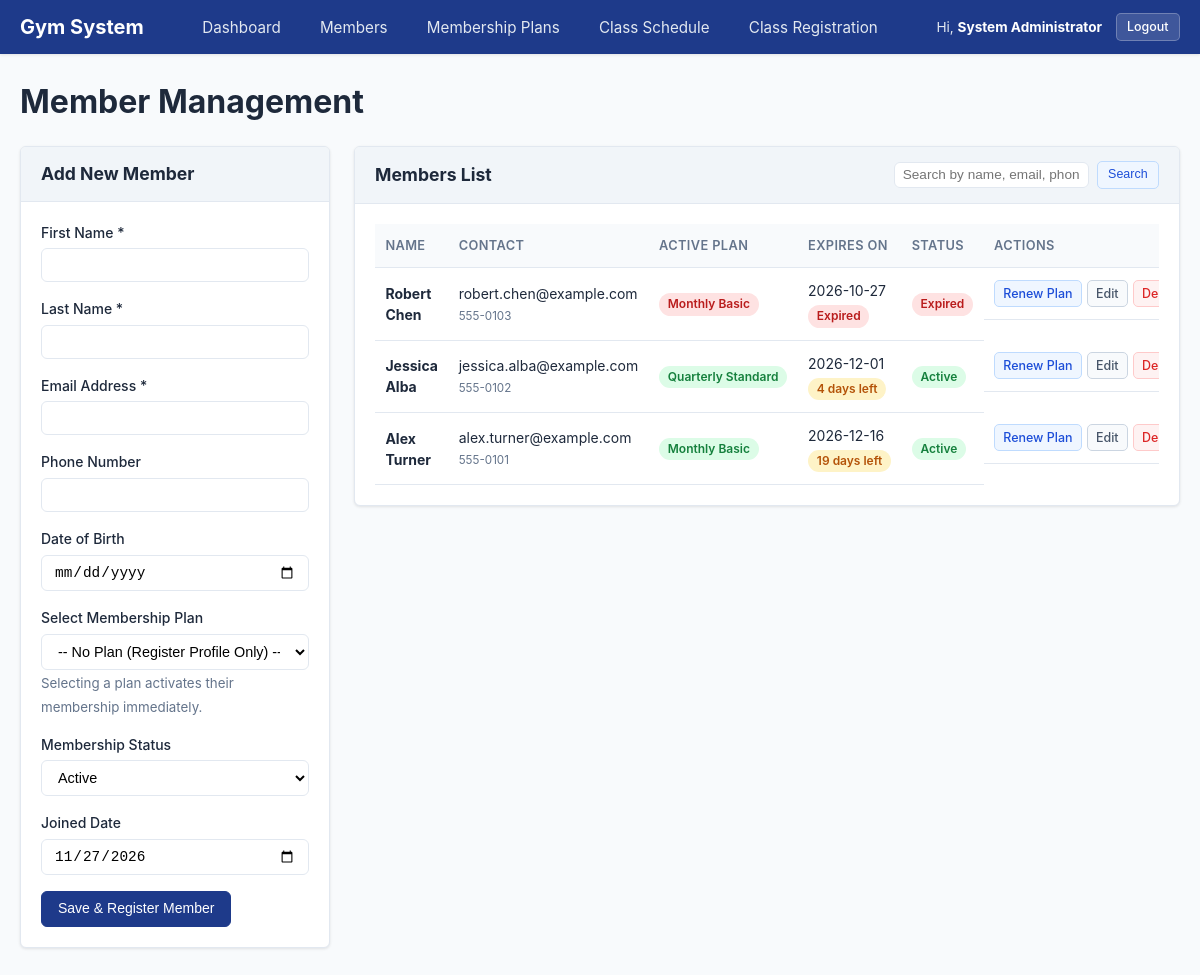
Page /pages/members.php (signed in) on the committed database.
### tables this page shows
CREATE TABLE IF NOT EXISTS `members` (
    `id` INT AUTO_INCREMENT PRIMARY KEY,
    `first_name` VARCHAR(50) NOT NULL,
    `last_name` VARCHAR(50) NOT NULL,
    `email` VARCHAR(100) NOT NULL UNIQUE,
    `phone` VARCHAR(20) NOT NULL,
    `date_of_birth` DATE NOT NULL,
    `status_id` INT NOT NULL,
    `joined_on` DATE NOT NULL,
    `created_at` TIMESTAMP DEFAULT CURRENT_TIMESTAMP,
    CONSTRAINT `fk_members_status` FOREIGN KEY (`status_id`) REFERENCES `member_statuses` (`id`) ON UPDATE CASCADE ON DELETE RESTRICT
);

CREATE TABLE IF NOT EXISTS `member_statuses` (
    `id` INT AUTO_INCREMENT PRIMARY KEY,
    `status_name` VARCHAR(50) NOT NULL UNIQUE,
    `created_at` TIMESTAMP DEFAULT CURRENT_TIMESTAMP
);

### includes/functions.php (called while the page is built, shortened)
<?php
function escape($value) {
    return htmlspecialchars((string)$value, ENT_QUOTES, 'UTF-8');
}
function sanitize_input($data) {
    return trim((string)$data);
}

### models/member.php (called while the page is built, shortened)
<?php
class Member {
    private $db_connection;
    public function __construct($db_connection) {
        $this->db_connection = $db_connection;
    }
    public function getAll($search_keyword = null) {
        $base_sql = "
            SELECT m.*, s.status_name,
                   p.plan_name,
                   ms.start_date AS membership_start,
                   ms.end_date AS membership_end,
                   ms.status AS membership_status,
                   DATEDIFF(ms.end_date, CURDATE()) AS days_remaining
            FROM members m
            JOIN member_statuses s ON m.status_id = s.id
            LEFT JOIN (
                SELECT m1.*
                FROM memberships m1
                INNER JOIN (
                    SELECT member_id, MAX(id) AS max_id
                    FROM memberships
                    GROUP BY member_id
                ) m2 ON m1.id = m2.max_id
            ) ms ON m.id = ms.member_id
            LEFT JOIN membership_plans p ON ms.plan_id = p.id
        ";
        $sql_query = $base_sql . " ORDER BY m.id DESC";
        $statement = $this->db_connection->prepare($sql_query);
        $statement->execute();
        return $statement->fetchAll();
    }
    public function getAllStatuses() {
        $sql_query = "SELECT * FROM member_statuses ORDER BY id ASC";
        $statement = $this->db_connection->prepare($sql_query);
        $statement->execute();
        return $statement->fetchAll();
    }
}

### pages/members.php (the view, shortened to what this page needs)
<?php
require_once __DIR__ . '/../includes/header.php';
require_once __DIR__ . '/../models/member.php';
$pdo_connection = getDbConnection();
$member_model = new Member($pdo_connection);
$membership_model = new Membership($pdo_connection);
$membership_model->syncExpiredMemberships();
$edit_member = null;
$renew_member = null;
$search_query = sanitize_input($_GET['search'] ?? '');
$member_list  = $member_model->getAll($search_query);
$statuses     = $member_model->getAllStatuses();
$all_plans    = $membership_model->getAllPlans();
?>
<div class="page-title-row">
    <h1>Member Management</h1>
</div>
<div class="row">
    <div class="col-form">
        <?php if ($renew_member): ?>
            <div class="card">
                <div class="card-header">
                    <h2>Renew / Assign Plan</h2>
                </div>
                <div class="card-body">
                    <p style="margin-bottom: 1rem;">
                        Member: <strong><?php echo escape($renew_member['first_name'] . ' ' . $renew_member['last_name']); ?></strong><br>
                        <small class="text-muted"><?php echo escape($renew_member['email']); ?></small>
                    </p>
                    <form method="POST" action="<?php echo escape(BASE_URL); ?>/pages/members.php" class="validated-form">
                        <input type="hidden" name="action_type" value="renew_plan">
                        <input type="hidden" name="renew_member_id" value="<?php echo escape($renew_member['id']); ?>">
                        <div class="form-group">
                            <label for="renew_plan_id">Select Plan *</label>
                            <select id="renew_plan_id" name="plan_id" required class="form-control">
                                <option value="">-- Choose Membership Plan --</option>
                                <?php foreach ($all_plans as $plan): ?>
                                    <option value="<?php echo escape($plan['id']); ?>">
                                        <?php echo escape($plan['plan_name'] . ' - $' . number_format((float)$plan['price'], 2) . ' (' . $plan['duration_days'] . ' days)'); ?>
                                    </option>
                                <?php endforeach; ?>
                            </select>
                        </div>
                        <div class="form-group">
                            <label for="renew_start_date">Start Date *</label>
                            <input type="date" id="renew_start_date" name="start_date" required class="form-control"
                                   value="<?php echo date('Y-m-d'); ?>">
                            <small class="text-muted">The expiration date will be automatically computed based on plan duration.</small>
                        </div>
                        <button type="submit" class="btn btn-primary">Activate / Renew Plan</button>
                        <a href="<?php echo escape(BASE_URL); ?>/pages/members.php" class="btn btn-secondary">Cancel</a>
                    </form>
                </div>
            </div>
        <?php else: ?>
            <div class="card">
                <div class="card-header">
                    <h2><?php echo $edit_member ? 'Edit Member' : 'Add New Member'; ?></h2>
                </div>
                <div class="card-body">
                    <form method="POST" action="<?php echo escape(BASE_URL); ?>/pages/members.php" class="validated-form">
                        <div class="form-group">
                            <label for="first_name">First Name *</label>
                            <input type="text" id="first_name" name="first_name" required class="form-control"
                                   value="<?php echo escape($edit_member['first_name'] ?? ''); ?>">
                        </div>
                        <div class="form-group">
                            <label for="last_name">Last Name *</label>
                            <input type="text" id="last_name" name="last_name" required class="form-control"
                                   value="<?php echo escape($edit_member['last_name'] ?? ''); ?>">
                        </div>
                        <div class="form-group">
                            <label for="email">Email Address *</label>
                            <input type="email" id="email" name="email" required class="form-control"
                                   value="<?php echo escape($edit_member['email'] ?? ''); ?>">
                        </div>
                        <div class="form-group">
                            <label for="phone">Phone Number</label>
                            <input type="text" id="phone" name="phone" class="form-control"
                                   value="<?php echo escape($edit_member['phone'] ?? ''); ?>">
                        </div>
                        <div class="form-group">
                            <label for="date_of_birth">Date of Birth</label>
                            <input type="date" id="date_of_birth" name="date_of_birth" class="form-control"
                                   value="<?php echo escape($edit_member['date_of_birth'] ?? ''); ?>">
                        </div>
                        <?php if (!$edit_member): ?>
                            <div class="form-group">
                                <label for="initial_plan_id">Select Membership Plan</label>
                                <select id="initial_plan_id" name="initial_plan_id" class="form-control">
                                    <option value="">-- No Plan (Register Profile Only) --</option>
                                </select>
                                <small class="text-muted">Selecting a plan activates their membership immediately.</small>
                            </div>
                        <?php endif; ?>
                        <div class="form-group">
                            <label for="status_id">Membership Status</label>
                            <select id="status_id" name="status_id" class="form-control">
                                <?php foreach ($statuses as $status_row): ?>
                                    <option value="<?php echo escape($status_row['id']); ?>"
                                        <?php echo (isset($edit_member['status_id']) && $edit_member['status_id'] == $status_row['id']) ? 'selected' : ''; ?>>
                                        <?php echo escape($status_row['status_name']); ?>
                                    </option>
                                <?php endforeach; ?>
                            </select>
                        </div>
                        <div class="form-group">
                            <label for="joined_on">Joined Date</label>
                            <input type="date" id="joined_on" name="joined_on" class="form-control"
                                   value="<?php echo escape($edit_member['joined_on'] ?? date('Y-m-d')); ?>">
                        </div>
                        <button type="submit" class="btn btn-primary">
                            <?php echo $edit_member ? 'Update Member' : 'Save & Register Member'; ?>
                        </button>
                    </form>
                </div>
            </div>
        <?php endif; ?>
    </div>
    <div class="col-table">
        <div class="card">
            <div class="card-header flex-header">
                <h2>Members List</h2>
                <form method="GET" action="<?php echo escape(BASE_URL); ?>/pages/members.php" class="search-form">
                    <input type="text" name="search" placeholder="Search by name, email, phone..."
                           value="<?php echo escape($search_query); ?>" class="form-control form-control-sm">
                    <button type="submit" class="btn btn-sm btn-primary">Search</button>
                </form>
            </div>
            <div class="card-body">
                <?php if (empty($member_list)): ?>
                    <p class="text-muted">No members found.</p>
                <?php else: ?>
                    <div class="table-responsive">
                        <table class="data-table">
                            <thead>
                                <tr>
                                    <th>Name</th>
                                    <th>Contact</th>
                                    <th>Active Plan</th>
                                    <th>Expires On</th>
                                    <th>Status</th>
                                    <th>Actions</th>
                                </tr>
                            </thead>
                            <tbody>
                                <?php foreach ($member_list as $member_row): ?>
                                    <tr>
                                        <td>
                                            <strong><?php echo escape($member_row['first_name'] . ' ' . $member_row['last_name']); ?></strong>
                                        </td>
                                        <td>
                                            <?php echo escape($member_row['email']); ?><br>
                                            <small class="text-muted"><?php echo escape($member_row['phone']); ?></small>
                                        </td>
                                        <td>
                                            <?php if (!empty($member_row['plan_name'])): ?>
                                                <span class="badge <?php echo ($member_row['membership_status'] === 'Active') ? 'badge-success' : 'badge-danger'; ?>">
                                                    <?php echo escape($member_row['plan_name']); ?>
                                                </span>
                                            <?php else: ?>
                                                <span class="text-muted">No Plan</span>
                                            <?php endif; ?>
                                        </td>
                                        <td>
                                            <?php if (!empty($member_row['membership_end'])): ?>
                                                <span><?php echo escape($member_row['membership_end']); ?></span>
                                                <?php if ($member_row['days_remaining'] !== null && $member_row['days_remaining'] >= 0): ?>
                                                    <div style="margin-top: 3px;"><span class="badge badge-warning"><?php echo escape($member_row['days_remaining']); ?> days left</span></div>
                                                <?php else: ?>
                                                    <div style="margin-top: 3px;"><span class="badge badge-danger">Expired</span></div>
                                                <?php endif; ?>
                                            <?php else: ?>
                                                <span class="text-muted">—</span>
                                            <?php endif; ?>
                                        </td>
                                        <td>
                                            <span class="badge <?php echo $member_row['status_name'] === 'Active' ? 'badge-success' : 'badge-danger'; ?>">
                                                <?php echo escape($member_row['status_name']); ?>
                                            </span>
                                        </td>
                                        <td class="table-actions">
                                            <a href="<?php echo escape(BASE_URL); ?>/pages/members.php?action=renew&amp;id=<?php echo escape($member_row['id']); ?>"
                                               class="btn btn-sm btn-primary" title="Assign or renew membership plan">Renew Plan</a>
                                            <a href="<?php echo escape(BASE_URL); ?>/pages/members.php?action=edit&amp;id=<?php echo escape($member_row['id']); ?>"
                                               class="btn btn-sm btn-secondary">Edit</a>
                                            <a href="<?php echo escape(BASE_URL); ?>/pages/members.php?action=delete&amp;id=<?php echo escape($member_row['id']); ?>"
                                               class="btn btn-sm btn-danger delete-btn" data-confirm="Are you sure you want to delete this member?">Delete</a>
                                        </td>
                                    </tr>
                                <?php endforeach; ?>
                            </tbody>
                        </table>
                    </div>
                <?php endif; ?>
            </div>
        </div>
    </div>
</div>
<?php require_once __DIR__ . '/../includes/footer.php'; ?>

### rows in the picture
members: first_name+last_name "Robert Chen", email "robert.chen@example.com", phone "555-0103", plan_name "Monthly Basic", membership_end "2026-10-27", shows "Expired", status.status_name "Expired"
members: first_name+last_name "Jessica Alba", email "jessica.alba@example.com", phone "555-0102", plan_name "Quarterly Standard", membership_end "2026-12-01", days_remaining "4", status.status_name "Active"
members: first_name+last_name "Alex Turner", email "alex.turner@example.com", phone "555-0101", plan_name "Monthly Basic", membership_end "2026-12-16", days_remaining "19", status.status_name "Active"

### other values in the picture
$current_user['name'] "System Administrator"
form field status_id "Active"
